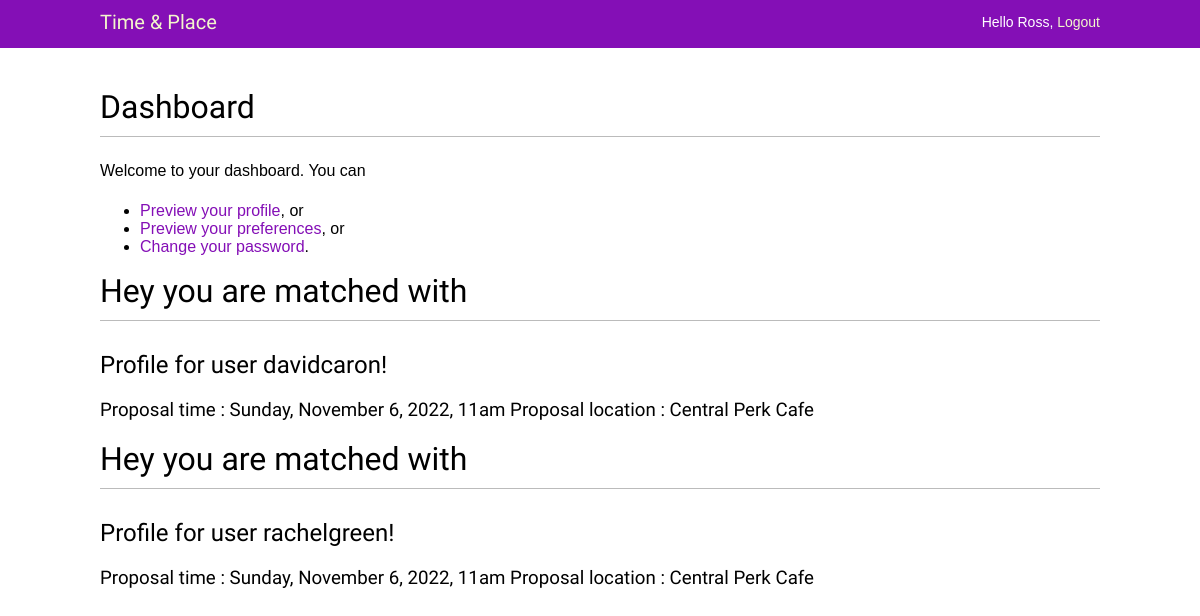
/account/ (signed in), run on the app's committed database.
### account/models.py (models this page shows, shortened)
class Profile(models.Model):
    user = models.OneToOneField(settings.AUTH_USER_MODEL,
                                on_delete=models.CASCADE)
    date_of_birth = models.DateField(blank=True, null=True, default=date.today())
    photo = models.ImageField(upload_to='users/%Y/%m/%d/',
                        blank=True,
                        default='users/default/user-default.png')
    occupation = models.CharField(max_length = 50,blank=True, null=True)
    proposal_time = models.CharField(max_length = 50,blank=True, null=True)
    proposal_location = models.CharField(max_length = 50,blank=True, null=True)
    about_me = models.CharField(max_length = 100,blank=True, null=True)
    gender_choices = (('Woman', 'Woman'), ('Man', 'Man'), ('Transgender', 'Transgender'), ('Non-binary', 'Non-binary'))
    gender_identity = models.CharField(max_length = 15, choices = gender_choices, blank = True, default="N/A")
    orientation_choices = (('Lesbian', 'Lesbian'), ('Gay', 'Gay'), ('Bisexual', 'Bisexual'), ('Queer', 'Queer'), ('Asexual', 'Asexual'), ('Straight', 'Straight'),('Other', 'Other'))
    sexual_orientation = models.CharField(max_length = 15, choices = orientation_choices, blank = True, default="N/A")
    age_preference_min = models.IntegerField(blank=True, null=True)
    age_preference_max = models.IntegerField(blank=True, null=True)
    gender_preference = models.CharField(max_length = 15, choices = gender_choices, blank = True)
    orientation_preference = models.CharField(max_length = 15, choices = orientation_choices, blank = True)
    location_drawdown = models.ForeignKey(Location,on_delete=models.SET_NULL, blank=True, null=True)
    likes = models.ManyToManyField(
        "self",
        related_name="liked_by",
        symmetrical=False,
        blank=True
    )
    hides = models.ManyToManyField(
        "self",
        related_name="hidden_by",
        symmetrical=False,
        blank=True
    )
    matches = models.ManyToManyField(
        "self",
        related_name="matched_with",
        symmetrical=False,
        blank=True
    )
    def __str__(self):
        return f'Profile for user {self.user.username}'

### account/views.py (the view)
# urls.py: path('', views.dashboard, name='dashboard'),
@login_required
def dashboard(request):
    user_profile = Profile.objects.get(user_id = request.user.id)
    return render(request,
                     'account/dashboard.html',
                     {'section': 'dashboard', "user_profile": user_profile})

### account/templates/account/dashboard.html (shortened to what this page needs)
{% extends "base.html" %}
   {% block content %}
     <h1>Dashboard</h1>
     <p>Welcome to your dashboard.
      You can
      <ul>
        <li>
          <a href="{% url 'profile' pk=user.id %}">Preview your profile</a>, or
        </li>
        <li>
          <a href="{% url 'preferences' pk=user.id %}">Preview your preferences</a>,  or
        </li>
        <li>
          <a href="{% url "password_change" %}">Change your password</a>.</p>
     {%if user_profile.matches.all.exists %}
     {%for user in user_profile.matches.all %}
     <h1> Hey you are matched with  </h1>
     <h2>{{user}}!</h2>
     <div class="block">
      <h3 class="title is-4">
          Proposal time : {{user_profile.proposal_time}}
          Proposal location : {{user_profile.proposal_location}}
      </h3>
      <div class="content">
      {% endfor %}
      {% endif %}
{% endblock %}

### account/templates/base.html (shortened to what this page needs)
{% load static %}
<!DOCTYPE html>
<html>
<head>
    <link href="{% static "account/base.css" %}" rel="stylesheet">
</head>
<body>
    <div id="header">
        <span class="logo">Time & Place</span>
                <span class="user">
                {% if request.user.is_authenticated %}
                    Hello {{ request.user.first_name }},
                    <a href="{% url "logout" %}">Logout</a>
                {% else %}
                    <a href="{% url "login" %}">Log-in</a>
                {% endif %}
        </span>
    </div>
    <div id="content">
    {% block content %}
    {% endblock %}
</body>
</html>

### account/static/account/base.css (style rules this page uses)
body { margin:0; padding:0; font-family:helvetica, sans-serif; }
p { line-height: 1.8; }
a { color:#840fb6; text-decoration:none; }
h1, h2, h3, h4, h5 , h6 { font-family: 'Muli', sans-serif; font-weight:normal; }
h1 { border-bottom:1px solid #bbb; padding:0 0 10px 0; margin:10px 0 20px 0; }
h2 { margin:30px 0 20px; }
#header { padding:10px 100px; font-size:14px; background:#840fb6; color:#fff; border-bottom:4px solid #840fb6; overflow:auto; }
#header .logo { font-family: 'Muli', sans-serif; float:left; color:#f3f7cc; font-size:20px; margin-right:10%; }
#header a { color:#f3f7cc; }
#header .user { float:right; padding-top:4px; }
#content { padding:30px 100px; }

### data on the page
Profile: user.username "Profile for user davidcaron"
Profile: proposal_time "Sunday, November 6, 2022, 11am", proposal_location "Central Perk Cafe"
Profile: user.username "Profile for user rachelgreen"

### other printed values
{{ request.user.first_name }} "Ross"
